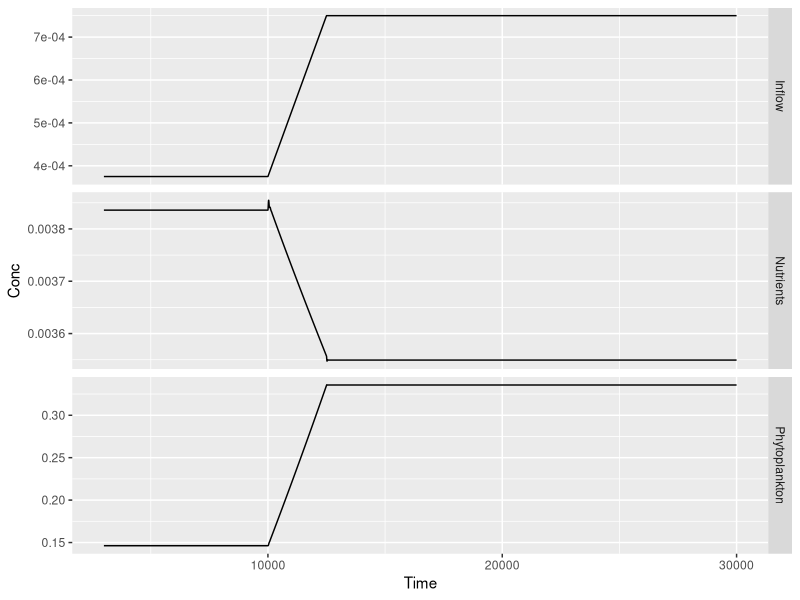

Here is the R script that generated this plot:
# Lake Model - Mean Field
# Based on Serizawa et al (2008)

library(ggplot2)
rm(list=ls())

##### Simulation Parameters #####
  dt = 0.01
  t.i = 0
  t.f = 30000
  t = seq(t.i,t.f,by=dt)
  timelength = length(t)
  

  ##### Model Parameters #####
  mu = 0.5 # max growth rate of phytoplankton
  k = 0.01  # nutrient concentration in phytoplankton
  
  m.N = 0.015 # removal rate of nutrients
  h.N = 0.005 # half saturation of nutrients
  h.P = 4.0 # half saturation of phytoplankton
  P.i = 50  # initial concentration of phytoplankton
  N.i = 5 # initial concentration of nutirents
  
  
  #Critical Parameters
  f.P = 0.9 # max predation rate on phytoplankton
  in1 = 0.15
  in2 = 0.3
  I.N1 =  in1*mu*h.N
  I.N2 = in2*mu*h.N

  stdev = (I.N1+I.N2)*0
  
  ##### Variables #####
  I.N.data1 = abs(rnorm(timelength/3, mean = I.N1,   sd = stdev))
  I.N.data2 = seq(I.N1, I.N2, length.out = timelength/12) + rnorm(timelength/12+1, mean = 0,   sd = stdev)
  I.N.data3 = abs(rnorm(7*timelength/12 - 1, mean = I.N2,   sd = stdev))
  I.N.data = c(I.N.data1,I.N.data2,I.N.data3)
  
  #I.N.data1 = abs(rnorm(timelength/2, mean = I.N1,   sd = stdev))
  #I.N.data2 = abs(rnorm(timelength/2, mean = I.N2,   sd = stdev))
  #I.N.data = c(I.N.data1, I.N.data2)
  
  N.data = na.omit(c(N.i, rep(0, timelength-1))) # Nutrient concentration over time
  P.data = na.omit(c(P.i, rep(0, timelength-1))) # Phytoplankton concentration over time
  
##### Functions #####
  
  dN <- function(n,p,i){
    dt*(i - k*mu*n*p/(h.N+n) - N*m.N)
  }
  
  dP <- function(n,p){
    dt*(mu*p*N/(h.N+n) - f.P*p/(h.P+p))
  }
  
  
##### Simulation #####
  N.data[1] = N.i
  P.data[1] = P.i
  for(i in 2:timelength){
    N = N.data[i-1]
    P = P.data[i-1]
    P.data[i] <- P + dP(N,P)
    dn <- dN(N,P,I.N.data[i-1])
    N.data[i] <- (N + dn)*(N+dn >= 0)
  }

##### Plot Parameters #####  
  plot.res.skip = as.integer(1/dt)
  plot.ti = 3000
  plot.tf = t.f
  plot.ti.index = as.integer(plot.ti/dt)
  plot.tf.index = as.integer(plot.tf/dt)
  
 
##### Plotting #####
  
  P.RED <- P.data[seq(plot.ti.index,plot.tf.index,by=as.integer(plot.res.skip))]
  N.RED <- N.data[seq(plot.ti.index,plot.tf.index,by=as.integer(plot.res.skip))]
  I.RED <- I.N.data[seq(plot.ti.index,plot.tf.index,by=as.integer(plot.res.skip))]
  t.RED <- t[seq(plot.ti.index,plot.tf.index,by=as.integer(plot.res.skip))]
  
  
  P.ts <- data.frame(Time = t.RED, Conc = P.RED, Var = rep("Phytoplankton",length(t.RED)))
  N.ts <- data.frame(Time = t.RED, Conc = N.RED, Var = rep("Nutrients",length(t.RED)))
  I.ts <- data.frame(Time = t.RED, Conc = I.RED, Var = rep("Inflow",length(t.RED)))
  
  DATA.ts <- rbind(P.ts, N.ts, I.ts)
  
  p <- ggplot(data = DATA.ts, aes(x=Time,y=Conc)) + geom_line()+facet_grid(Var ~ ., scales = "free")
  p

  

  